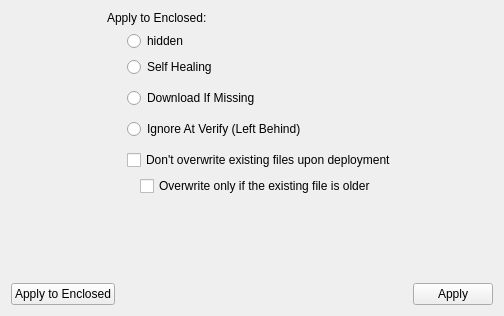
<?xml version="1.0" encoding="UTF-8"?>
<ui version="4.0">
 <class>CGetInfoVerifDlg</class>
 <widget class="QWidget" name="CGetInfoVerifDlg">
  <property name="geometry">
   <rect>
    <x>0</x>
    <y>0</y>
    <width>504</width>
    <height>316</height>
   </rect>
  </property>
  <property name="windowTitle">
   <string>Form</string>
  </property>
  <layout class="QVBoxLayout" name="verticalLayout_4">
   <item>
    <layout class="QHBoxLayout" name="horizontalLayout_4">
     <item>
      <spacer>
       <property name="orientation">
        <enum>Qt::Horizontal</enum>
       </property>
       <property name="sizeHint" stdset="0">
        <size>
         <width>13</width>
         <height>67</height>
        </size>
       </property>
      </spacer>
     </item>
     <item>
      <layout class="QVBoxLayout" name="verticalLayout_3">
       <item>
        <widget class="QLabel" name="applyEnclosedLA">
         <property name="sizePolicy">
          <sizepolicy hsizetype="Preferred" vsizetype="Fixed">
           <horstretch>0</horstretch>
           <verstretch>0</verstretch>
          </sizepolicy>
         </property>
         <property name="text">
          <string>Apply to Enclosed:</string>
         </property>
        </widget>
       </item>
       <item>
        <layout class="QHBoxLayout" name="horizontalLayout">
         <item>
          <spacer name="horizontalSpacer">
           <property name="orientation">
            <enum>Qt::Horizontal</enum>
           </property>
           <property name="sizeType">
            <enum>QSizePolicy::Fixed</enum>
           </property>
           <property name="sizeHint" stdset="0">
            <size>
             <width>20</width>
             <height>20</height>
            </size>
           </property>
          </spacer>
         </item>
         <item>
          <layout class="QVBoxLayout" name="verticalLayout">
           <item>
            <widget class="QRadioButton" name="hiddenRB">
             <property name="text">
              <string>hidden</string>
             </property>
            </widget>
           </item>
           <item>
            <widget class="QRadioButton" name="selfHealingRB">
             <property name="text">
              <string>Self Healing</string>
             </property>
            </widget>
           </item>
           <item>
            <spacer name="verticalSpacer_2">
             <property name="orientation">
              <enum>Qt::Vertical</enum>
             </property>
             <property name="sizeType">
              <enum>QSizePolicy::Fixed</enum>
             </property>
             <property name="sizeHint" stdset="0">
              <size>
               <width>20</width>
               <height>5</height>
              </size>
             </property>
            </spacer>
           </item>
           <item>
            <widget class="QRadioButton" name="downloadMissingRB">
             <property name="text">
              <string>Download If Missing</string>
             </property>
            </widget>
           </item>
           <item>
            <spacer name="verticalSpacer_3">
             <property name="orientation">
              <enum>Qt::Vertical</enum>
             </property>
             <property name="sizeType">
              <enum>QSizePolicy::Fixed</enum>
             </property>
             <property name="sizeHint" stdset="0">
              <size>
               <width>20</width>
               <height>5</height>
              </size>
             </property>
            </spacer>
           </item>
           <item>
            <widget class="QRadioButton" name="ignoreRB">
             <property name="text">
              <string>Ignore At Verify (Left Behind)</string>
             </property>
            </widget>
           </item>
           <item>
            <spacer name="verticalSpacer_4">
             <property name="orientation">
              <enum>Qt::Vertical</enum>
             </property>
             <property name="sizeType">
              <enum>QSizePolicy::Fixed</enum>
             </property>
             <property name="sizeHint" stdset="0">
              <size>
               <width>20</width>
               <height>5</height>
              </size>
             </property>
            </spacer>
           </item>
           <item>
            <layout class="QVBoxLayout" name="verticalLayout_2">
             <item>
              <widget class="QCheckBox" name="noOverwrite">
               <property name="text">
                <string>Don't overwrite existing files upon deployment</string>
               </property>
              </widget>
             </item>
             <item>
              <layout class="QHBoxLayout" name="horizontalLayout_3">
               <item>
                <spacer name="spacer">
                 <property name="orientation">
                  <enum>Qt::Horizontal</enum>
                 </property>
                 <property name="sizeType">
                  <enum>QSizePolicy::Fixed</enum>
                 </property>
                 <property name="sizeHint" stdset="0">
                  <size>
                   <width>13</width>
                   <height>5</height>
                  </size>
                 </property>
                </spacer>
               </item>
               <item>
                <widget class="QCheckBox" name="overwriteOlder">
                 <property name="text">
                  <string>Overwrite only if the existing file is older</string>
                 </property>
                </widget>
               </item>
              </layout>
             </item>
            </layout>
           </item>
          </layout>
         </item>
        </layout>
       </item>
      </layout>
     </item>
     <item>
      <spacer>
       <property name="orientation">
        <enum>Qt::Horizontal</enum>
       </property>
       <property name="sizeHint" stdset="0">
        <size>
         <width>13</width>
         <height>67</height>
        </size>
       </property>
      </spacer>
     </item>
    </layout>
   </item>
   <item>
    <spacer name="verticalSpacer">
     <property name="orientation">
      <enum>Qt::Vertical</enum>
     </property>
     <property name="sizeHint" stdset="0">
      <size>
       <width>20</width>
       <height>5</height>
      </size>
     </property>
    </spacer>
   </item>
   <item>
    <layout class="QHBoxLayout" name="horizontalLayout_2">
     <item>
      <widget class="QPushButton" name="buttonApplyEnclosed">
       <property name="text">
        <string>Apply to Enclosed</string>
       </property>
      </widget>
     </item>
     <item>
      <spacer name="horizontalSpacer_2">
       <property name="orientation">
        <enum>Qt::Horizontal</enum>
       </property>
       <property name="sizeHint" stdset="0">
        <size>
         <width>5</width>
         <height>20</height>
        </size>
       </property>
      </spacer>
     </item>
     <item>
      <widget class="QPushButton" name="buttonApply">
       <property name="text">
        <string>Apply</string>
       </property>
      </widget>
     </item>
    </layout>
   </item>
  </layout>
 </widget>
 <resources/>
 <connections/>
</ui>
